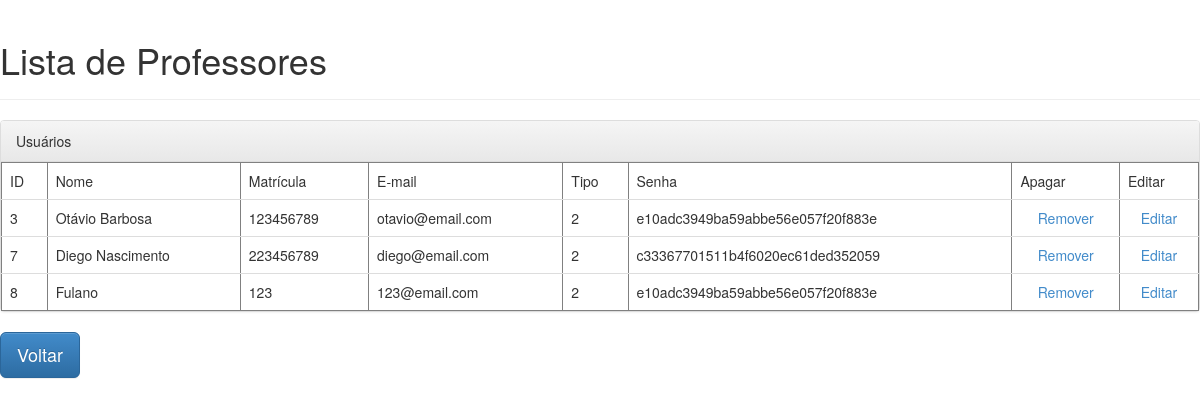
Page /lista_professor on the earlier database version.
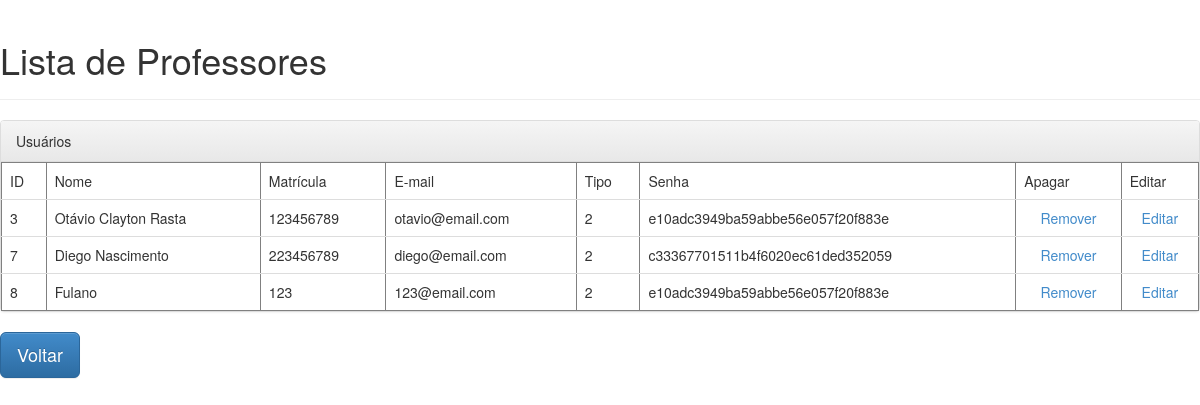
Same page on the later database version.
### projeto/models.py (models this page shows, shortened)
class Usuario(db.Model):
	__tablename__ = 'usuario'
	_id = db.Column(db.Integer, primary_key=True, autoincrement=True)
	usuario = db.Column(db.String(50), unique=True)
	matricula = db.Column(db.String, unique=True)
	email = db.Column(db.String, unique=True)
	senha = db.Column(db.String(32))
	role = db.Column(db.Integer)
	ativo = db.Column(db.Boolean)

### projeto/views/home.py (the view)
@home.route("/lista_professor")
def lista_professor():
	usuarios = Usuario.query.filter(Usuario.role==2)
	return render_template("home/lista_professor.html", usuarios=usuarios)

### projeto/templates/home/lista_professor.html (shortened to what this page needs)
<!DOCTYPE html>
<html>
	<head>
		<link rel="stylesheet" href="static/css/bootstrap.min.css">
		<link rel="stylesheet" href="static/css/bootstrap-theme.min.css">
	<body>
		<div class="page-header">
			<h1>Lista de Professores</h1>
		</div>
    <div class="panel panel-default">
      <div class="panel-heading">Usuários</div>
        <table class="table" border="1">
          <tr>
          <td>ID</td>
          <td>Nome</td>
          <td>Matrícula</td>
          <td>E-mail</td>
          <td>Tipo</td>
          <td>Senha</td>
          <td>Apagar</td>
          <td>Editar</td>
        </tr>
        {% for usuario in usuarios %}
          <tr>
            <td>{{ usuario._id }}</td>
            <td>{{ usuario.usuario }}</td>
            <td>{{ usuario.matricula }}</td>
            <td>{{ usuario.email }}</td>
            <td>{{ usuario.role }}</td>
            <td>{{ usuario.senha}}</td>
            <td><center><a href="/excluir/{{ usuario._id }}">Remover</a></center></td>
            <td><center><a href="/atualizar/{{ usuario._id }}">Editar</a></center></td>
          </tr>
        {% endfor %}
        </table>
      </div>
		<a class="btn btn-primary btn-lg" href="{{ url_for('home.login') }}" role="button">Voltar</a>
	</body>
</html>

Differences in the rows shown:
changed Usuario "otavio@email.com": usuario "Otávio Barbosa" → "Otávio Clayton Rasta"
